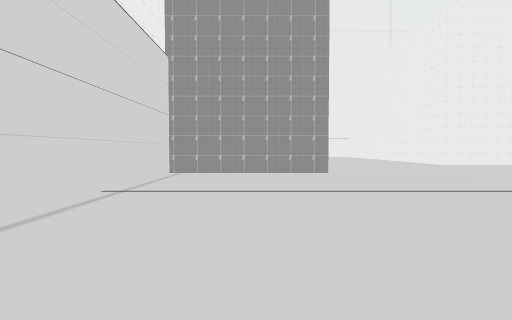
[1] (above)

23 first-person views from a walk through a scene from a Unity 3-D project. The camera is 1.2 m above the floor, tilts 2° down and sees 80° across. The floor is counted in squares, 2 m on a side. Each view is taken from the middle of a square. On the plan, view 1 faces up. The plan holds only what a view shows up to about 9 squares ahead; the rest is blank. The place goes on beyond the plan. The player character is not drawn. Some surface patterns are stand-ins.

[2]
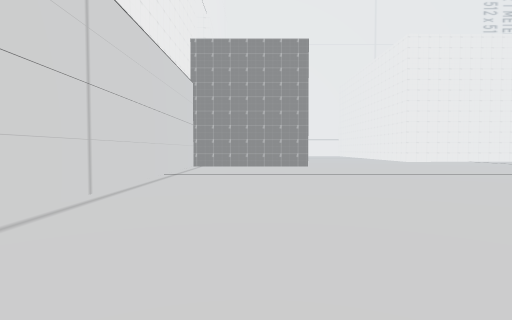

[3]
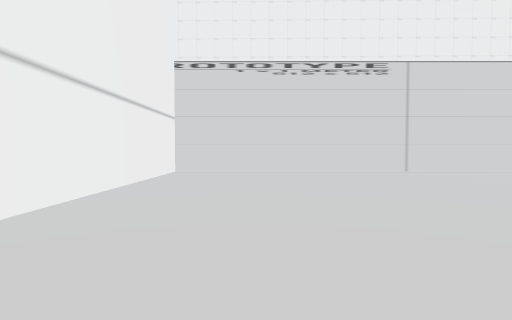

[4]
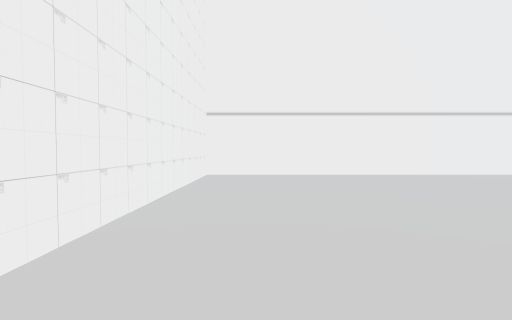

[5]
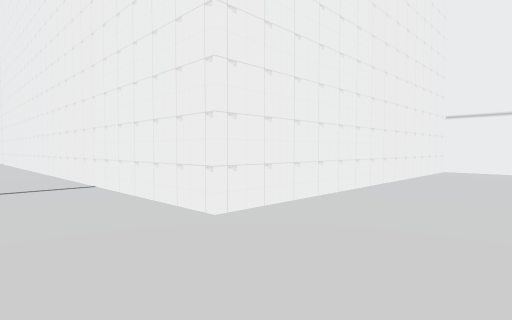

[6]
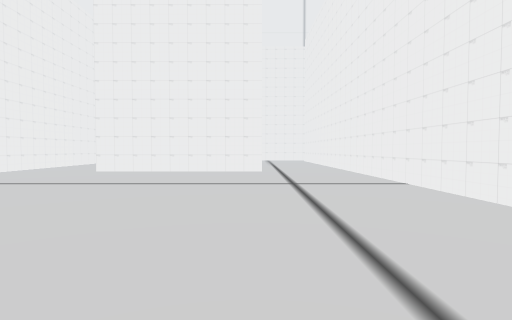

[7]
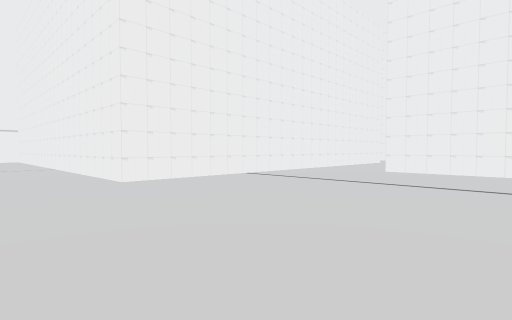

[8]
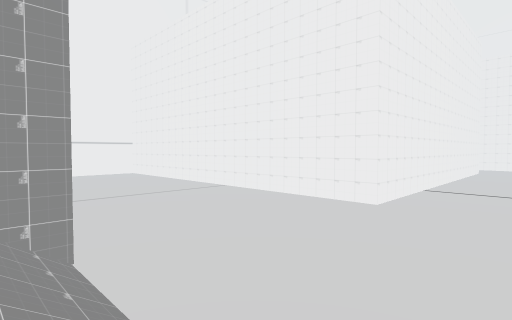

[9]
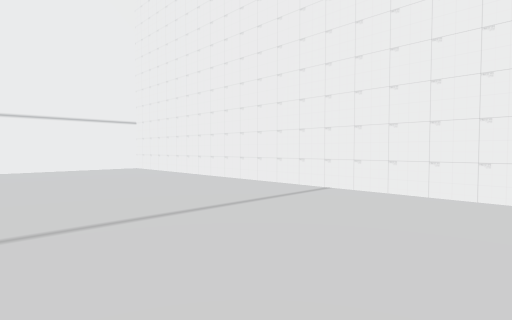

[10]
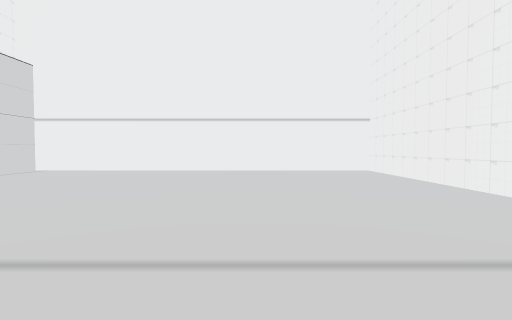

[11]
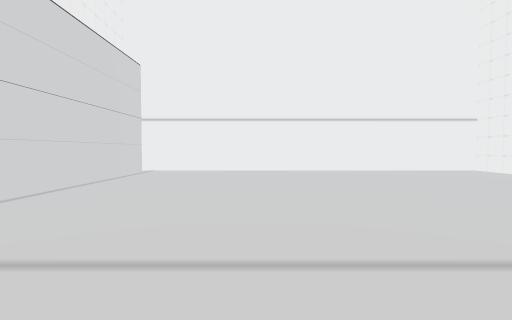

[12]
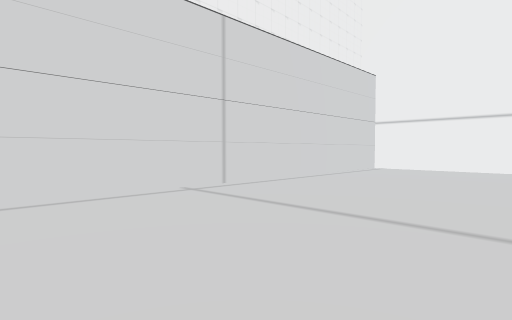

[13]
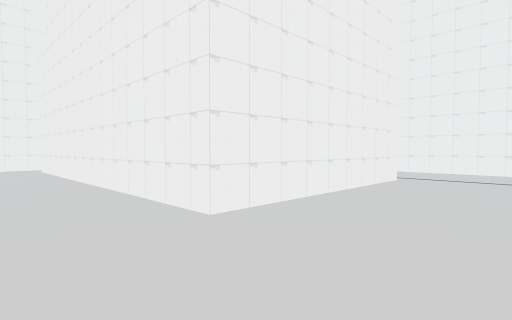

[14]
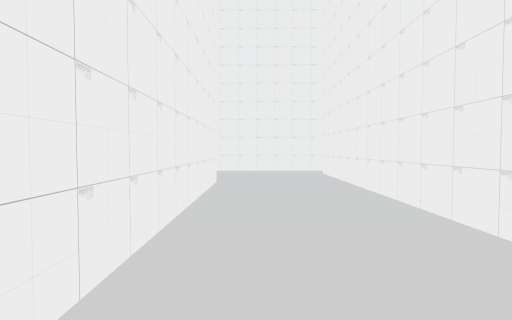

[15]
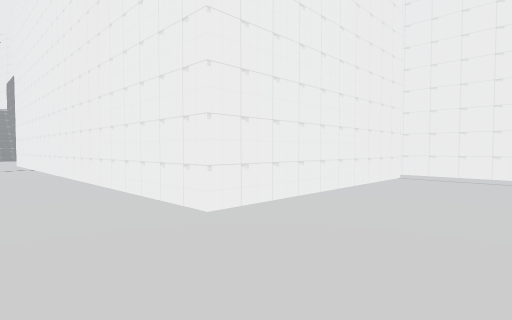

[16]
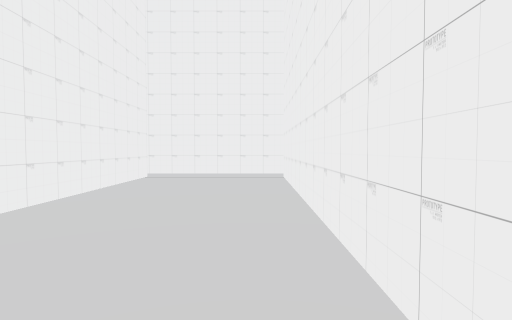

[17]
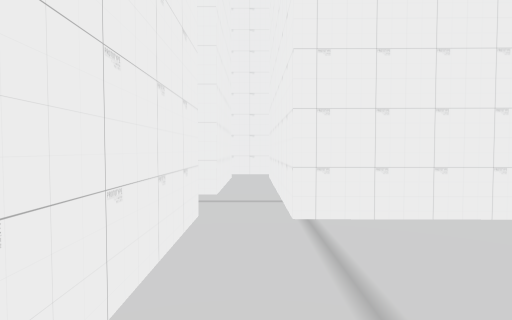

[18]
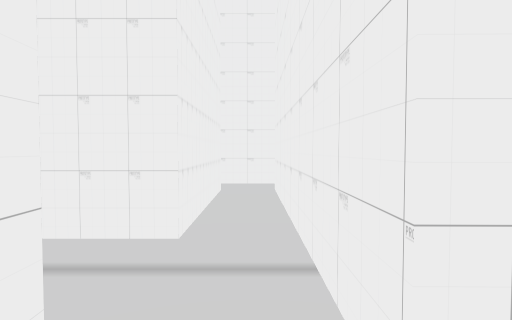

[19]
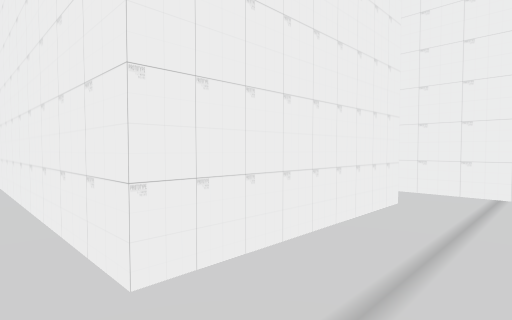

[20]
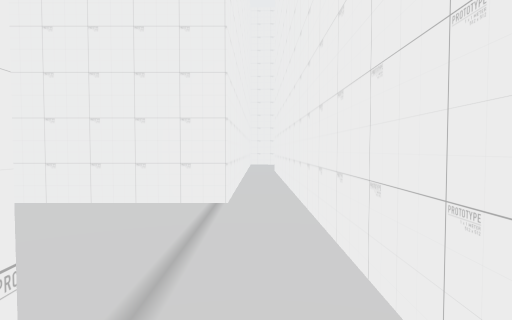

[21]
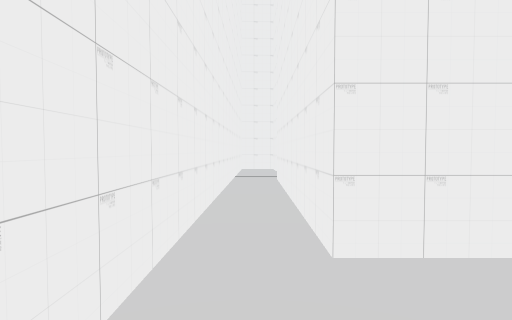

[22]
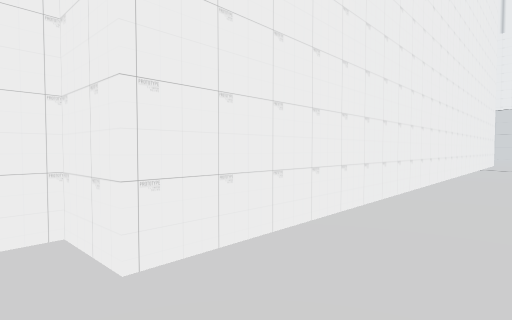

[23]
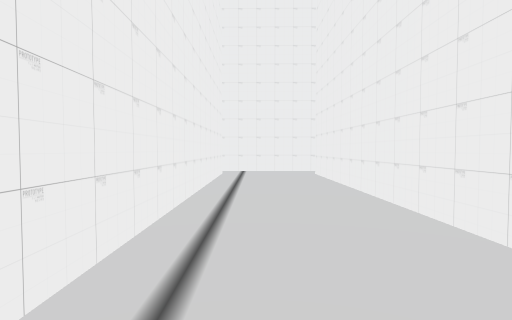

### Floor plan
Points are (right, up) in squares from view 1. A wall is a line through its corners. A room is listed if a view was taken in it or the views show most of it. See-through windows are left out.
Room 1 (views 1, 2, 3, 4, 5, 6, 7, 8, 9, 10, 11, 12, 13, 14, 15, 16, 17, 18, 20, 21, 22, 23)
walls: (1.9, 7.8) (-2.2, 7.8) (-2.2, -5.2) (7.2, -5.2) (7.2, 2.3) (20.4, 2.6) (20.5, 1.6); (1.9, 12.4) (1.2, 12.4); (13.3, 4.8) (13.3, 9.3) (20.6, 9.3) (20.6, 4.8) (13.9, 4.8); (14.4, 16.6) (18.6, 16.7) (18.6, 11.7) (7.2, 11.7) (7.2, 23.6) (-2.2, 23.6) (-2.2, 14.2); (21.4, 2.1) (21.6, 16.7) (22.6, 16.7); (21.7, 17.5) (13.6, 17.5)
ways out: opening at (23, 17) to room 2; opening at (13, 17); opening at (22, 18)
Room 2 (view 19)
walls: (26.3, 16.6) (26.3, 17.6); (25.5, 17.5) (23, 17.5); (22.6, 16.7) (25.6, 16.7)
ways out: opening at (23, 17) to room 1; opening at (26, 18)

Positions as (right, up) in squares from view 1, and headings:
1: (0, 0), facing up
2: (0, -3), facing up
3: (6, -3), facing left
4: (6, 2), facing down
5: (5, 4), facing down-right
6: (5, 5), facing right
7: (5, 6), facing up-right
8: (1, 9), facing up-right
9: (3, 14), facing up-right
10: (4, 15), facing up
11: (1, 15), facing up
12: (2, 14), facing up-left
13: (11, 11), facing down-right
14: (13, 11), facing right
15: (21, 10), facing up-left
16: (21, 10), facing up
17: (19, 17), facing right
18: (21, 17), facing right
19: (23, 17), facing up-left
20: (22, 17), facing left
21: (21, 11), facing down
22: (21, 4), facing down-left
23: (13, 4), facing right
